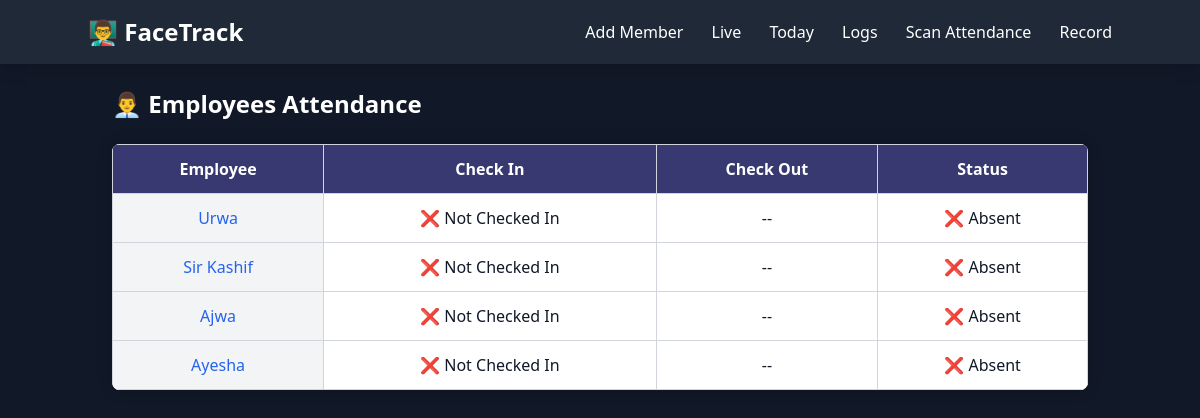
/employees/, run on the app's committed database.
### attendance_app/models.py (models this page shows, shortened)
class Member(models.Model):
    name = models.CharField(max_length=50)
    email = models.EmailField(unique=True)
    face_file = models.FileField(
        upload_to='',
        storage=FileSystemStorage(location=os.path.join(settings.BASE_DIR, 'secure_faces')),
        null= True, blank= True
    )
    encoding = models.BinaryField(null=True, blank=True)
    created_at = models.DateTimeField(auto_now_add=True)

### attendance_app/views.py (the view, shortened to what this page needs)
# urls.py: path("employees/", employee_list, name="employee_list"),
def employee_list(request):
    today = datetime.today().date()
    employees = Member.objects.all()
    data = []
    checkin_time = time(11, 0)   # 12:00 PM
    checkout_time = time(16, 0)  # 04:00 PM
    grace = timedelta(minutes=30)
    for emp in employees:
        record = Attendance.objects.filter(member=emp, date=today).first()
        status = "absent"
        today_check_in = None
        today_check_out = None
        data.append({
            "id": emp.id,
            "name": emp.name,
            "today_check_in": today_check_in,
            "today_check_out": today_check_out,
            "status": status
        })
    return render(request, "attendance_app/employee_list.html", {"employees": data})

### attendance_app/templates/attendance_app/employee_list.html (shortened to what this page needs)
{% extends 'attendance_app/base.html' %}
{% load static %}
{% block content %}
<h2 class="text-2xl font-bold mb-6">👨‍💼 Employees Attendance</h2>
<table class="table-auto w-full">
  <thead>
    <tr>
      <th class="px-4 py-2">Employee</th>
      <th class="px-4 py-2">Check In</th>
      <th class="px-4 py-2">Check Out</th>
      <th class="px-4 py-2">Status</th>
    </tr>
  </thead>
  <tbody>
    {% for emp in employees %}
      <tr>
        <td class="px-4 py-2">
          <a href="{% url 'employee_yearly_log' emp.id %}" class="text-blue-600 hover:underline">
            {{ emp.name }}
          </a>
        </td>
        <td class="px-4 py-2">
          {% if emp.today_check_in %}
            {{ emp.today_check_in }}
          {% else %}
            ❌ Not Checked In
          {% endif %}
        </td>
        <td class="px-4 py-2">
          {% if emp.today_check_out %}
            {{ emp.today_check_out }}
          {% else %}
            --
          {% endif %}
        </td>
        <td class="px-4 py-2">
          {% if emp.status == "early_in" %}
            🌅 Early Check-In
          {% elif emp.status == "on_time" %}
            ✅ On Time
          {% elif emp.status == "late_in" %}
            ⏰ Late Check-In
          {% elif emp.status == "early_out" %}
            ⚠ Early Check-Out
          {% elif emp.status == "valid_out" %}
            ✅ Valid Check-Out
          {% else %}
            ❌ Absent
          {% endif %}
        </td>
      </tr>
    {% empty %}
      <tr>
        <td colspan="4" class="text-center p-4">No employees found</td>
      </tr>
    {% endfor %}
  </tbody>
</table>
{% endblock %}

### attendance_app/templates/attendance_app/employee_list.html (style rules this page uses)
table.table-auto { border-collapse: collapse; background-color: #ffffff; color: #111827; box-shadow: 0 0 15px rgba(0,0,0,0.2); border-radius: 8px; overflow: hidden; }
.table-auto th, .table-auto td { border: 1px solid #d1d5db; padding: 12px 15px; text-align: center; }
.table-auto thead { background-color: #393972; }
.table-auto th { color: white; font-weight: 600; }
.table-auto td:first-child { background-color: #f3f4f6; font-weight: 500; }
.table-auto tbody tr:nth-child(even) { background-color: #ffffff; }

### data on the page
Member: name "Urwa"
Member: name "Sir Kashif"
Member: name "Ajwa"
Member: name "Ayesha"
